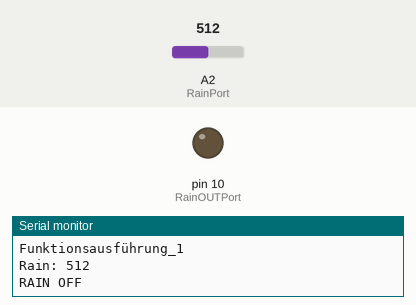
Recording of a sketch running on a simulated Arduino Uno, built with avr-gcc and run on an emulated ATmega328P. Shown: output pins drawn as LEDs (lit = HIGH), the last lines printed to the serial monitor. Inputs (shaded band) come from the test bench; at power-on: A2 (RainPort) = 512.

Above: at 10.8 s.
10.9 s: A2 (RainPort) set to 309
18.4 s: A2 (RainPort) set to 288
At 20.8 s:
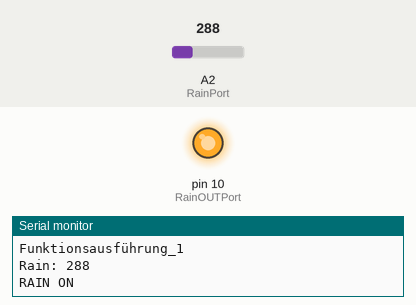
Timing chart, 0 to 22.3 s (numbered marks = the images above; inputs shaded):
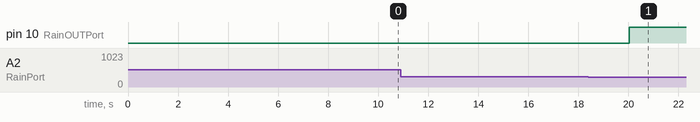

The sketch:

Main.ino
```cpp
#include "setup_Timer.h"
#include "setup_Rain.h"

PT2D rain;

void setup()
{
  Serial.begin(9600);
  rain.init();

}

void loop(){

    bool Rfid_Test =1;                                            //-------------------
    if (Rfid_Test == false)                                       //Dieser Bereich muss auf RFID angpasst werden
      {                                                           //und besteht aktuell in dieser Form
        Serial.println("hier könnte eine Fehlermeldung stehen");  //nur zu manuellen Testzwecken
        delay (1000);
      }                                                           //-------------------
    else {
      //A U S F Ü H R U N G  D E R   A N W E N D U N G E N
      time = millis()/1000;                                       // gebe Zeit in sek wieder für bessere Sichtbarkeit

      //Ausführen von Funktion 1
      if (millis() - previousMillis_1 > interval_1) {
        previousMillis_1 = millis();                              // aktuelle Zeit abspeichern
        testausgabe (time, 1);
        int rain_value = rain.getRainValue();                     //Regensensorwert einlesen
        rain.checkRain (rain_value, rainmax);                     //Sensorwert verarbeiten / Beregnung bedienen
        }
      //Ausführen von Funktion 2
      if (millis() - previousMillis_2 > interval_2) {             // Hier könnte eine andere Anwendung ausgeführt werden
        previousMillis_2 = millis();                              // Die Loopzeit für diese kann unter setup_Timer eingestellt werden
        testausgabe (time, 2);
        }
    }
}
```

setup_Rain.h
```cpp
//P O R T B E L E G U N G
#define RainPort A2
#define RainOUTPort 10

//S T E L L W E R T E
int rainmax = 300;

//K L A S S E N D E F I N I T I O N
class PT2D {
  public:
    void init();
    int getRainValue();
    void checkRain(int, int );
};

//M E T H O D E N D E F I N I T I O N
void PT2D::init(){
  pinMode(RainPort,INPUT);
  pinMode(RainOUTPort,OUTPUT);
}

int PT2D::getRainValue(){
  int messwert=analogRead(RainPort);
  return messwert;
}

void PT2D::checkRain(int rain, int maxrain){
  if (rain<maxrain) {
    digitalWrite(RainOUTPort, HIGH);   // schaltet RainOUTPort scharf.
    Serial.print("Rain: ");
    Serial.println(rain);
    Serial.println("RAIN ON");

  }
  else {
    digitalWrite(11, LOW);    // schaltet RainOUTPort stum.
    Serial.print("Rain: ");
    Serial.println(rain);
    Serial.println("RAIN OFF");
  }
}
```

setup_Timer.h
```cpp
//T I M E R _ S T E L L W E R T E
//Timer 1
unsigned long previousMillis_1 = 0;                   // speichert wie viele Sekunden seit derletzten Änderung vergangen sind
unsigned long interval_1 = 5000;                      // Interval zwischen zwei Änderungen in millisek (1000 = 1sek)
//Timer 2
unsigned long previousMillis_2 = 0;
unsigned long interval_2 = 10000;

//T I M E R V A R I A B L E N
unsigned long time;

//T I M E R _ M E T H O D E N
void testausgabe (unsigned long zeitpunkt, const int timernr){
  Serial.println(" ");
  Serial.print("at time :");
  Serial.print(zeitpunkt);
  Serial.println(" sek");
  Serial.print("Funktionsausführung_");
  Serial.println(timernr);

}
```

Measured:
- the behaviour switches between 300 and 299 on A2 (RainPort) (found by bisection; images 0 and 1)
- after the input at 18.4 s, pin 10 (RainOUTPort): LOW → HIGH after 1.6 s
